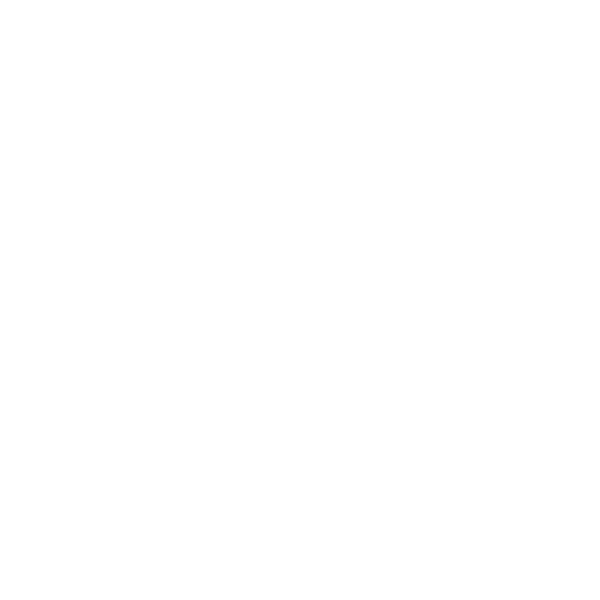
Frame 1 (no input)
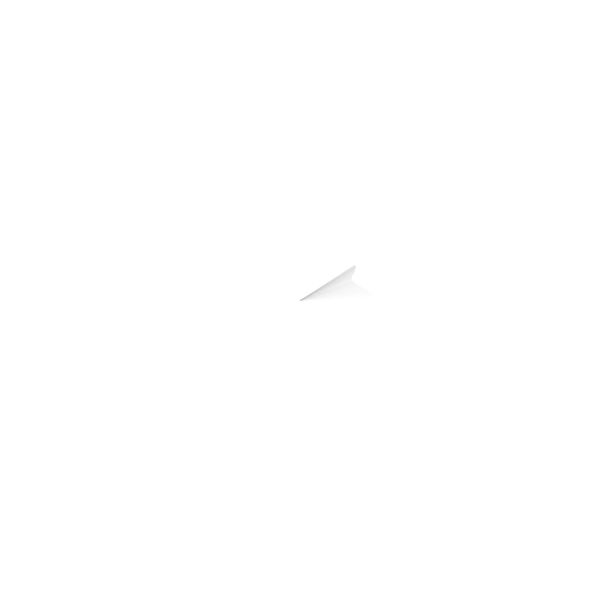
Frame 60 (the mouse pressed at the canvas centre just before this capture)
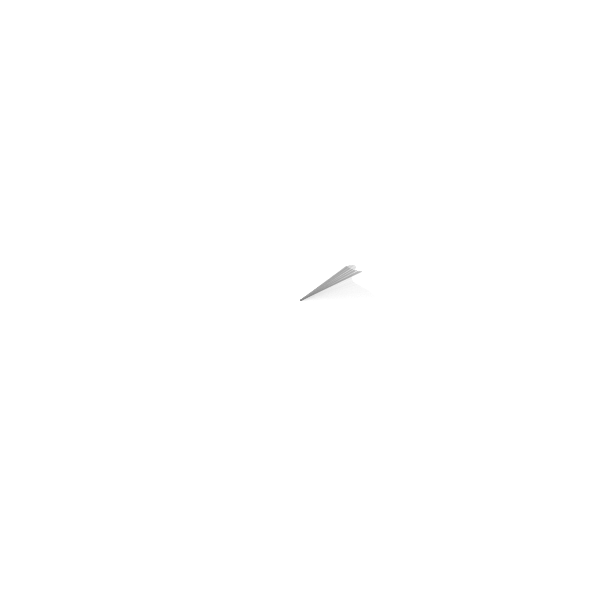
Frame 120 (the mouse held since frame 60 and released just before this capture)

The Processing sketch that drew these frames (run headless with seeded random() and noise(); from frame 60 on, the mouse is pressed at the canvas centre):

// Processing sketch: sketch_example_wave_clock
// ── sketch_example_wave_clock.pde
//Wave Clock
//針の長さ半径と進行角度をパーリンノイズで更新するサンプル
//マウスクリックで画面クリア


float angnoise, radiusnoise;
float angle = -PI/2;
float radius = 100;
float centerX, centerY;
float strokeCol = 254;
int strokeChange = -1;


void setup() {
  size(600, 600);
  smooth(); 
  
  centerX = width/2;
  centerY = height/2;
  
  clearBackground();
  
  angnoise = random(10);
  radiusnoise = random(10);

}

void clearBackground() {
  background(255);
}


void draw() {
  
  radiusnoise += 0.005;
  radius = (noise(radiusnoise) * 200) +1;
  
  angnoise += 0.005;
  angle += (noise(angnoise) * 6) - 3;
  if (angle > 360) { angle -= 360; }
  if (angle < 0) { angle += 360; }

  
  float rad = radians(angle);
  float x1 = centerX + (radius * cos(rad));
  float y1 = centerY + (radius * sin(rad));
  
  
  noFill();
  strokeCol += strokeChange;
  if (strokeCol > 254) { strokeChange *= -1; }
  if (strokeCol < 0) { strokeChange *= -1; }
  stroke(strokeCol, 60);
  strokeWeight(1);
  line(x1, y1, centerX, centerY);
}

void mousePressed() {
  clearBackground();
}
